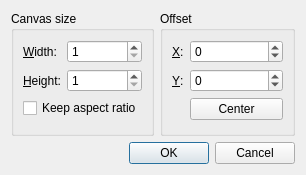
<?xml version="1.0" encoding="UTF-8"?>
<ui version="4.0">
 <class>ResizeDialog</class>
 <widget class="QDialog" name="ResizeDialog">
  <property name="geometry">
   <rect>
    <x>0</x>
    <y>0</y>
    <width>306</width>
    <height>175</height>
   </rect>
  </property>
  <property name="windowTitle">
   <string>Resize canvas</string>
  </property>
  <layout class="QVBoxLayout" name="verticalLayout">
   <item>
    <layout class="QHBoxLayout" name="horizontalLayout">
     <item>
      <widget class="QGroupBox" name="groupBox">
       <property name="title">
        <string>Canvas size</string>
       </property>
       <layout class="QFormLayout" name="formLayout">
        <property name="fieldGrowthPolicy">
         <enum>QFormLayout::AllNonFixedFieldsGrow</enum>
        </property>
        <item row="0" column="0">
         <widget class="QLabel" name="label">
          <property name="text">
           <string>&amp;Width:</string>
          </property>
          <property name="buddy">
           <cstring>width</cstring>
          </property>
         </widget>
        </item>
        <item row="0" column="1">
         <widget class="QSpinBox" name="width">
          <property name="minimum">
           <number>1</number>
          </property>
          <property name="maximum">
           <number>65536</number>
          </property>
         </widget>
        </item>
        <item row="1" column="0">
         <widget class="QLabel" name="label_2">
          <property name="text">
           <string>&amp;Height:</string>
          </property>
          <property name="buddy">
           <cstring>height</cstring>
          </property>
         </widget>
        </item>
        <item row="1" column="1">
         <widget class="QSpinBox" name="height">
          <property name="minimum">
           <number>1</number>
          </property>
          <property name="maximum">
           <number>65536</number>
          </property>
         </widget>
        </item>
        <item row="2" column="0" colspan="2">
         <widget class="QCheckBox" name="keepaspect">
          <property name="text">
           <string>Keep aspect ratio</string>
          </property>
         </widget>
        </item>
       </layout>
      </widget>
     </item>
     <item>
      <widget class="QGroupBox" name="groupBox_2">
       <property name="title">
        <string>Offset</string>
       </property>
       <layout class="QFormLayout" name="formLayout_2">
        <item row="0" column="0">
         <widget class="QLabel" name="label_3">
          <property name="text">
           <string>&amp;X:</string>
          </property>
          <property name="buddy">
           <cstring>xoffset</cstring>
          </property>
         </widget>
        </item>
        <item row="0" column="1">
         <widget class="QSpinBox" name="xoffset">
          <property name="minimum">
           <number>-65536</number>
          </property>
          <property name="maximum">
           <number>65536</number>
          </property>
         </widget>
        </item>
        <item row="1" column="0">
         <widget class="QLabel" name="label_4">
          <property name="text">
           <string>&amp;Y:</string>
          </property>
          <property name="buddy">
           <cstring>yoffset</cstring>
          </property>
         </widget>
        </item>
        <item row="1" column="1">
         <widget class="QSpinBox" name="yoffset">
          <property name="minimum">
           <number>-65536</number>
          </property>
          <property name="maximum">
           <number>65536</number>
          </property>
         </widget>
        </item>
        <item row="2" column="1">
         <widget class="QPushButton" name="centerButton">
          <property name="text">
           <string>Center</string>
          </property>
         </widget>
        </item>
       </layout>
      </widget>
     </item>
    </layout>
   </item>
   <item>
    <widget class="QDialogButtonBox" name="buttons">
     <property name="orientation">
      <enum>Qt::Horizontal</enum>
     </property>
     <property name="standardButtons">
      <set>QDialogButtonBox::Cancel|QDialogButtonBox::Ok</set>
     </property>
    </widget>
   </item>
  </layout>
 </widget>
 <resources/>
 <connections>
  <connection>
   <sender>buttons</sender>
   <signal>accepted()</signal>
   <receiver>ResizeDialog</receiver>
   <slot>accept()</slot>
   <hints>
    <hint type="sourcelabel">
     <x>248</x>
     <y>254</y>
    </hint>
    <hint type="destinationlabel">
     <x>157</x>
     <y>274</y>
    </hint>
   </hints>
  </connection>
  <connection>
   <sender>buttons</sender>
   <signal>rejected()</signal>
   <receiver>ResizeDialog</receiver>
   <slot>reject()</slot>
   <hints>
    <hint type="sourcelabel">
     <x>316</x>
     <y>260</y>
    </hint>
    <hint type="destinationlabel">
     <x>286</x>
     <y>274</y>
    </hint>
   </hints>
  </connection>
 </connections>
</ui>
